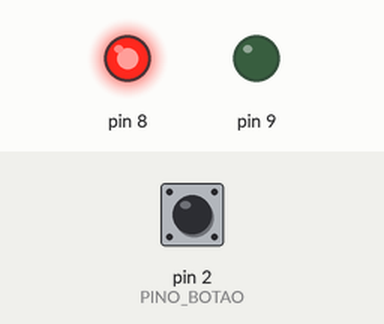
The sketch below on a simulated Arduino Uno, built with avr-gcc and run on an emulated ATmega328P. Parts: output pins drawn as LEDs (lit = HIGH). Dashed ring = blinking. Inputs (shaded band) come from the test bench; at power-on: pin 2 (PINO_BOTAO) HIGH.

Above: at 1.2 s.
1.3 s: pin 2 (PINO_BOTAO) pulled LOW for 1 s
At 1.75 s:
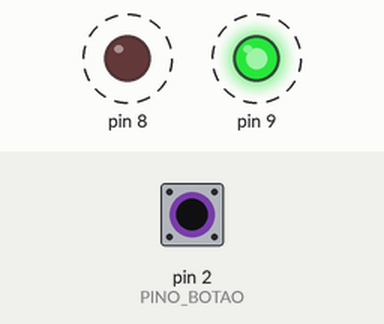
4.0 s: pin 2 (PINO_BOTAO) pulled LOW for 0.15 s
At 5.5 s:
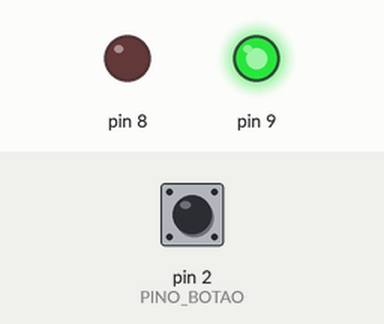
5.8 s: pin 2 (PINO_BOTAO) pulled LOW for 3.2 s
At 9.4 s:
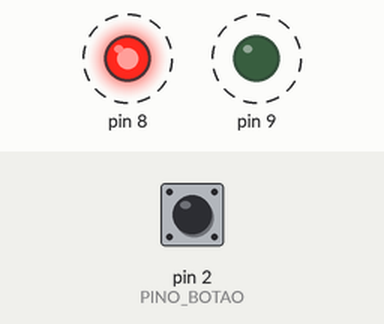
Timing chart, 0 to 10.9 s (numbered marks = the images above; inputs shaded):
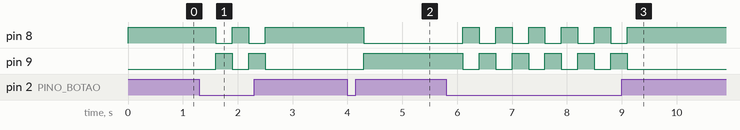

The sketch:

aula30_nivel3.ino
```cpp
// Aula 30 – Nível 3: Trocar o estado de dois LEDs
// Cada toque troca os estados dos LEDs usando uma função com ponteiros
#include <Arduino.h>                    // funções do Arduino (pinMode, digitalWrite, delay...)
#define PINO_BOTAO 2                    // botão no pino 2
bool vermelho = true, verde = false;    // estado de cada LED

void trocar(bool *a, bool *b) {         // troca dois bool pelos endereços
  bool aux = *a;                        // guarda o valor apontado por a
  *a = *b;                              // o valor apontado por b vai para a
  *b = aux;                             // o valor guardado vai para b
}

void setup() {                          // roda uma vez, quando a placa liga
  pinMode(PINO_BOTAO, INPUT_PULLUP);    // PINO_BOTAO como entrada com pull-up interno
  pinMode(8, OUTPUT);                   // 8 como saída
  pinMode(9, OUTPUT);                   // 9 como saída
}

void loop() {                           // repete para sempre
  if (digitalRead(PINO_BOTAO) == LOW) {   // botão apertado?
    trocar(&vermelho, &verde);          // passa os endereços
    delay(300);                         // espera 300 ms
  }
  digitalWrite(8, vermelho);            // 8 recebe vermelho (verdadeiro acende, falso apaga)
  digitalWrite(9, verde);               // 9 recebe verde (verdadeiro acende, falso apaga)
}
```

Measured:
- after the input at 1.3 s, pin 8: alternates HIGH for 0.30 s and LOW for 0.30 s, 4 changes in all, then stays HIGH, starting after 0.30 s; pin 9: alternates HIGH for 0.30 s and LOW for 0.30 s, 4 changes in all, then stays LOW, starting after 0.30 s
- after the input at 4.0 s, pin 8: HIGH → LOW after 0.30 s; pin 9: LOW → HIGH after 0.30 s
- after the input at 5.8 s, pin 8: alternates HIGH for 0.30 s and LOW for 0.30 s, 11 changes in all, then stays HIGH, starting after 0.30 s; pin 9: alternates HIGH for 0.30 s and LOW for 0.30 s, 11 changes in all, then stays LOW, starting after 0.30 s
